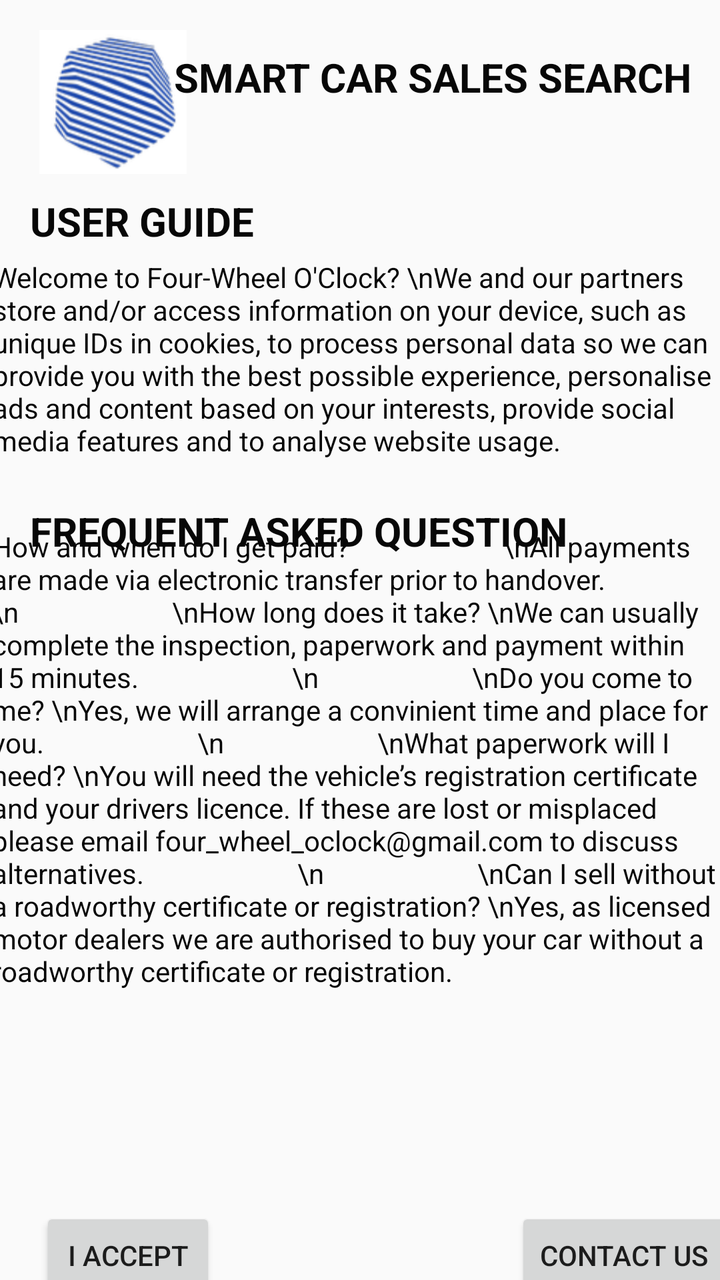
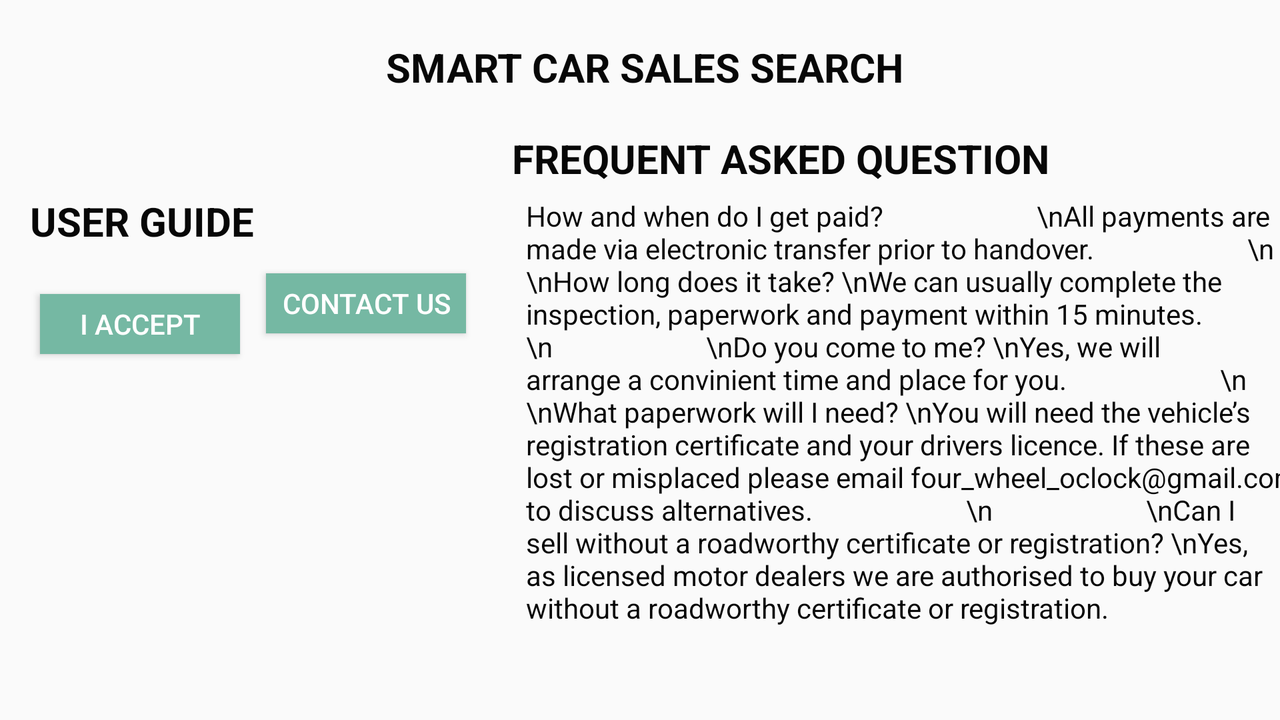

The same Android screen from two of the app's own layout files: first res/layout/ as a phone draws it, then the author's variant for another configuration, drawn on a device whose configuration selects that folder. Both files follow.
<!-- AndroidManifest.xml: application theme AppTheme -->
<!-- res/layout/activity_userguide.xml -->
<?xml version="1.0" encoding="utf-8"?>
<androidx.constraintlayout.widget.ConstraintLayout xmlns:android="http://schemas.android.com/apk/res/android"
    xmlns:app="http://schemas.android.com/apk/res-auto"
    xmlns:tools="http://schemas.android.com/tools"
    android:id="@+id/userguide"
    android:layout_width="match_parent"
    android:layout_height="match_parent">


    <ImageView
        android:id="@+id/imageView_carpic"
        android:layout_width="113dp"
        android:layout_height="72dp"
        android:layout_marginTop="15dp"
        android:layout_marginEnd="5dp"
        app:layout_constraintEnd_toStartOf="@+id/textView_result"
        app:layout_constraintStart_toStartOf="parent"
        app:layout_constraintTop_toTopOf="parent"
        app:srcCompat="@drawable/icon" />


    <TextView
        android:id="@+id/textView_cardetails"
        android:layout_width="268dp"
        android:layout_height="45dp"
        android:layout_marginStart="5dp"
        android:layout_marginTop="25dp"
        android:layout_marginEnd="10dp"
        android:text="Smart Car Sales Search"
        android:textAlignment="center"
        android:textAllCaps="true"
        android:textColor="#070707"
        android:textSize="20sp"
        android:textStyle="bold"
        app:layout_constraintBottom_toTopOf="@+id/textView5"
        app:layout_constraintEnd_toEndOf="parent"
        app:layout_constraintStart_toEndOf="@+id/imageView6"
        app:layout_constraintTop_toTopOf="parent" />

    <TextView
        android:id="@+id/textView_moredetails"
        android:layout_width="177dp"
        android:layout_height="30dp"
        android:layout_marginStart="15dp"
        android:layout_marginTop="10dp"
        android:layout_marginEnd="30dp"
        android:text="USER GUIDE"
        android:textAllCaps="true"
        android:textColor="#070707"
        android:textSize="20sp"
        android:textStyle="bold"
        app:layout_constraintEnd_toEndOf="parent"
        app:layout_constraintHorizontal_bias="0.0"
        app:layout_constraintStart_toStartOf="parent"
        app:layout_constraintTop_toBottomOf="@+id/imageView_carpic" />

    <TextView
        android:id="@+id/textView"
        android:layout_width="368dp"
        android:layout_height="118dp"
        android:layout_marginStart="5dp"
        android:layout_marginTop="2dp"
        android:layout_marginEnd="5dp"
        android:textColor="#070707"
        android:text="Welcome to Four-Wheel O'Clock? \nWe and our partners store and/or access information on your device, such as unique IDs in cookies, to process personal data so we can provide you with the best possible experience, personalise ads and content based on your interests, provide social media features and to analyse website usage."
        app:layout_constraintBottom_toTopOf="@+id/textView15"
        app:layout_constraintEnd_toEndOf="parent"
        app:layout_constraintStart_toStartOf="parent"
        app:layout_constraintTop_toBottomOf="@+id/textView_moredetails" />

    <TextView
        android:id="@+id/textView2"
        android:layout_width="369dp"
        android:layout_height="325dp"
        android:layout_marginStart="5dp"
        android:layout_marginTop="15dp"
        android:layout_marginEnd="5dp"
        android:layout_marginBottom="50dp"
        android:textColor="#070707"
        android:text="How and when do I get paid?
                      \nAll payments are made via electronic transfer prior to handover.
                      \n
                      \nHow long does it take? \nWe can usually complete the inspection, paperwork and payment within 15 minutes.
                      \n
                      \nDo you come to me? \nYes, we will arrange a convinient time and place for you.
                      \n
                      \nWhat paperwork will I need? \nYou will need the vehicle’s registration certificate and your drivers licence. If these are lost or misplaced please email four_wheel_oclock@gmail.com to discuss alternatives.
                      \n
                      \nCan I sell without a roadworthy certificate or registration? \nYes, as licensed motor dealers we are authorised to buy your car without a roadworthy certificate or registration.  "
        app:layout_constraintBottom_toBottomOf="parent"
        app:layout_constraintEnd_toEndOf="parent"
        app:layout_constraintStart_toStartOf="parent"
        app:layout_constraintTop_toBottomOf="@+id/textView" />

    <TextView
        android:id="@+id/textView15"
        android:layout_width="wrap_content"
        android:layout_height="wrap_content"
        android:layout_marginStart="15dp"
        android:layout_marginTop="5dp"
        android:layout_marginBottom="5dp"
        android:text="Frequent Asked Question"
        android:textAllCaps="true"
        android:textColor="#070707"
        android:textSize="20sp"
        android:textStyle="bold"
        app:layout_constraintBottom_toTopOf="@+id/textView2"
        app:layout_constraintStart_toStartOf="parent"
        app:layout_constraintTop_toBottomOf="@+id/textView" />

    <Button
        android:id="@+id/button2"
        android:layout_width="wrap_content"
        android:layout_height="wrap_content"
        android:layout_marginStart="20dp"
        android:layout_marginTop="15dp"
        android:text="I accept"
        app:layout_constraintStart_toStartOf="parent"
        app:layout_constraintTop_toBottomOf="@+id/textView2" />

    <Button
        android:id="@+id/button4"
        android:layout_width="wrap_content"
        android:layout_height="wrap_content"
        android:layout_marginStart="175dp"
        android:layout_marginTop="15dp"
        android:layout_marginEnd="20dp"
        android:text="Contact us"
        app:layout_constraintEnd_toEndOf="parent"
        app:layout_constraintStart_toEndOf="@+id/button2"
        app:layout_constraintTop_toBottomOf="@+id/textView2" />

</androidx.constraintlayout.widget.ConstraintLayout>
<!-- resources referenced by this layout -->
<resources>
  <!-- drawable icon: png bitmap (drawable-v24, 69326 bytes) -->
  <style name="AppTheme" parent="Theme.AppCompat.Light.DarkActionBar">
          
          <item name="colorPrimary">#3B7C7C</item>
          <item name="colorPrimaryDark">@color/DarkSlateGrey</item>
          <item name="colorAccent">@color/colorAccent</item>
      </style>
  <color name="DarkSlateGrey">#2F4F4F</color>
  <color name="colorAccent">#03DAC5</color>
</resources>
<!-- res/layout-land/activity_userguide.xml (the author's variant of the layout above) -->
<!-- drawn on the phone turned sideways -->
<?xml version="1.0" encoding="utf-8"?>
<androidx.constraintlayout.widget.ConstraintLayout xmlns:android="http://schemas.android.com/apk/res/android"
    xmlns:app="http://schemas.android.com/apk/res-auto"
    xmlns:tools="http://schemas.android.com/tools"
    android:id="@+id/userguide"
    android:layout_width="match_parent"
    android:layout_height="match_parent">


    <ImageView
        android:id="@+id/imageView_carpic"
        android:layout_width="113dp"
        android:layout_height="72dp"
        android:layout_marginTop="15dp"
        android:layout_marginEnd="5dp"
        app:layout_constraintEnd_toStartOf="@+id/textView_result"
        app:layout_constraintStart_toStartOf="parent"
        app:layout_constraintTop_toTopOf="parent"
        app:srcCompat="@drawable/gta5" />


    <TextView
        android:id="@+id/textView_cardetails"
        android:layout_width="268dp"
        android:layout_height="45dp"
        android:layout_marginStart="5dp"
        android:layout_marginTop="20dp"
        android:layout_marginEnd="184dp"
        android:layout_marginBottom="10dp"
        android:text="Smart Car Sales Search"
        android:textAlignment="center"
        android:textAllCaps="true"
        android:textColor="#070707"
        android:textSize="20sp"
        android:textStyle="bold"
        app:layout_constraintBottom_toTopOf="@+id/textView5"
        app:layout_constraintEnd_toEndOf="parent"
        app:layout_constraintStart_toEndOf="@+id/imageView6"
        app:layout_constraintTop_toTopOf="parent" />

    <TextView
        android:id="@+id/textView_moredetails"
        android:layout_width="177dp"
        android:layout_height="30dp"
        android:layout_marginStart="15dp"
        android:layout_marginTop="10dp"
        android:layout_marginEnd="30dp"
        android:text="USER GUIDE"
        android:textAllCaps="true"
        android:textColor="#070707"
        android:textSize="20sp"
        android:textStyle="bold"
        app:layout_constraintEnd_toEndOf="parent"
        app:layout_constraintHorizontal_bias="0.0"
        app:layout_constraintStart_toStartOf="parent"
        app:layout_constraintTop_toBottomOf="@+id/imageView_carpic" />

    <TextView
        android:id="@+id/textView"
        android:layout_width="261dp"
        android:layout_height="163dp"
        android:layout_marginStart="5dp"
        android:layout_marginTop="15dp"
        android:layout_marginEnd="5dp"
        android:text="Welcome to Four-Wheel O'Clock? \nWe and our partners store and/or access information on your device, such as unique IDs in cookies, to process personal data so we can provide you with the best possible experience, personalise ads and content based on your interests, provide social media features and to analyse website usage."
        android:textColor="#070707"
        app:layout_constraintBottom_toTopOf="@+id/textView15"
        app:layout_constraintEnd_toEndOf="parent"
        app:layout_constraintHorizontal_bias="0.019"
        app:layout_constraintStart_toStartOf="parent"
        app:layout_constraintTop_toBottomOf="@+id/textView_moredetails"
        app:layout_constraintVertical_bias="0.0" />


    ，

    <TextView
        android:id="@+id/textView2"
        android:layout_width="391dp"
        android:layout_height="250dp"
        android:layout_marginStart="15dp"
        android:layout_marginTop="40dp"
        android:layout_marginEnd="15dp"
        android:layout_marginBottom="15dp"
        android:text="How and when do I get paid?
                      \nAll payments are made via electronic transfer prior to handover.
                      \n
                      \nHow long does it take? \nWe can usually complete the inspection, paperwork and payment within 15 minutes.
                      \n
                      \nDo you come to me? \nYes, we will arrange a convinient time and place for you.
                      \n
                      \nWhat paperwork will I need? \nYou will need the vehicle’s registration certificate and your drivers licence. If these are lost or misplaced please email four_wheel_oclock@gmail.com to discuss alternatives.
                      \n
                      \nCan I sell without a roadworthy certificate or registration? \nYes, as licensed motor dealers we are authorised to buy your car without a roadworthy certificate or registration.  "
        android:textColor="#070707"
        app:layout_constraintBottom_toBottomOf="parent"
        app:layout_constraintEnd_toEndOf="parent"
        app:layout_constraintHorizontal_bias="0.466"
        app:layout_constraintStart_toEndOf="@+id/textView"
        app:layout_constraintTop_toBottomOf="@+id/textView_cardetails"
        app:layout_constraintVertical_bias="0.673" />

    <TextView
        android:id="@+id/textView15"
        android:layout_width="wrap_content"
        android:layout_height="wrap_content"
        android:layout_marginStart="50dp"
        android:layout_marginEnd="100dp"
        android:layout_marginBottom="5dp"
        android:text="Frequent Asked Question"
        android:textAllCaps="true"
        android:textColor="#070707"
        android:textSize="20sp"
        android:textStyle="bold"
        app:layout_constraintBottom_toTopOf="@+id/textView2"
        app:layout_constraintEnd_toEndOf="parent"
        app:layout_constraintHorizontal_bias="0.484"
        app:layout_constraintStart_toEndOf="@+id/textView_moredetails"
        app:layout_constraintTop_toBottomOf="@+id/textView_cardetails"
        app:layout_constraintVertical_bias="0.607" />

    <Button
        android:id="@+id/accept"
        android:layout_width="100dp"
        android:layout_height="30dp"
        android:layout_marginStart="20dp"
        android:layout_marginTop="15dp"
        android:layout_marginBottom="30dp"
        android:background="@color/color1"
        android:text="I accept"
        android:textColor="@color/white"
        app:layout_constraintBottom_toBottomOf="parent"
        app:layout_constraintStart_toStartOf="parent"
        app:layout_constraintTop_toBottomOf="@+id/textView" />

    <Button
        android:id="@+id/contact"
        android:layout_width="100dp"
        android:layout_height="30dp"
        android:layout_marginStart="20dp"
        android:layout_marginTop="15dp"
        android:layout_marginEnd="30dp"
        android:layout_marginBottom="30dp"
        android:background="@color/color1"
        android:text="Contact us"
        android:textColor="@color/white"
        app:layout_constraintBottom_toBottomOf="parent"
        app:layout_constraintEnd_toStartOf="@+id/textView2"
        app:layout_constraintHorizontal_bias="1.0"
        app:layout_constraintStart_toEndOf="@+id/accept"
        app:layout_constraintTop_toBottomOf="@+id/textView"
        app:layout_constraintVertical_bias="0.466" />

</androidx.constraintlayout.widget.ConstraintLayout>
<!-- resources referenced by the variant -->
<!-- as the phone turned sideways resolves them -->
<resources>
  <color name="color1">#75B8A3</color>
  <color name="white">#FFFFFF</color>
  <style name="AppTheme" parent="Theme.AppCompat.Light.DarkActionBar">
          
          <item name="colorPrimary">#3B7C7C</item>
          <item name="colorPrimaryDark">@color/DarkSlateGrey</item>
          <item name="colorAccent">@color/colorAccent</item>
      </style>
  <color name="DarkSlateGrey">#2F4F4F</color>
  <color name="colorAccent">#03DAC5</color>
</resources>
